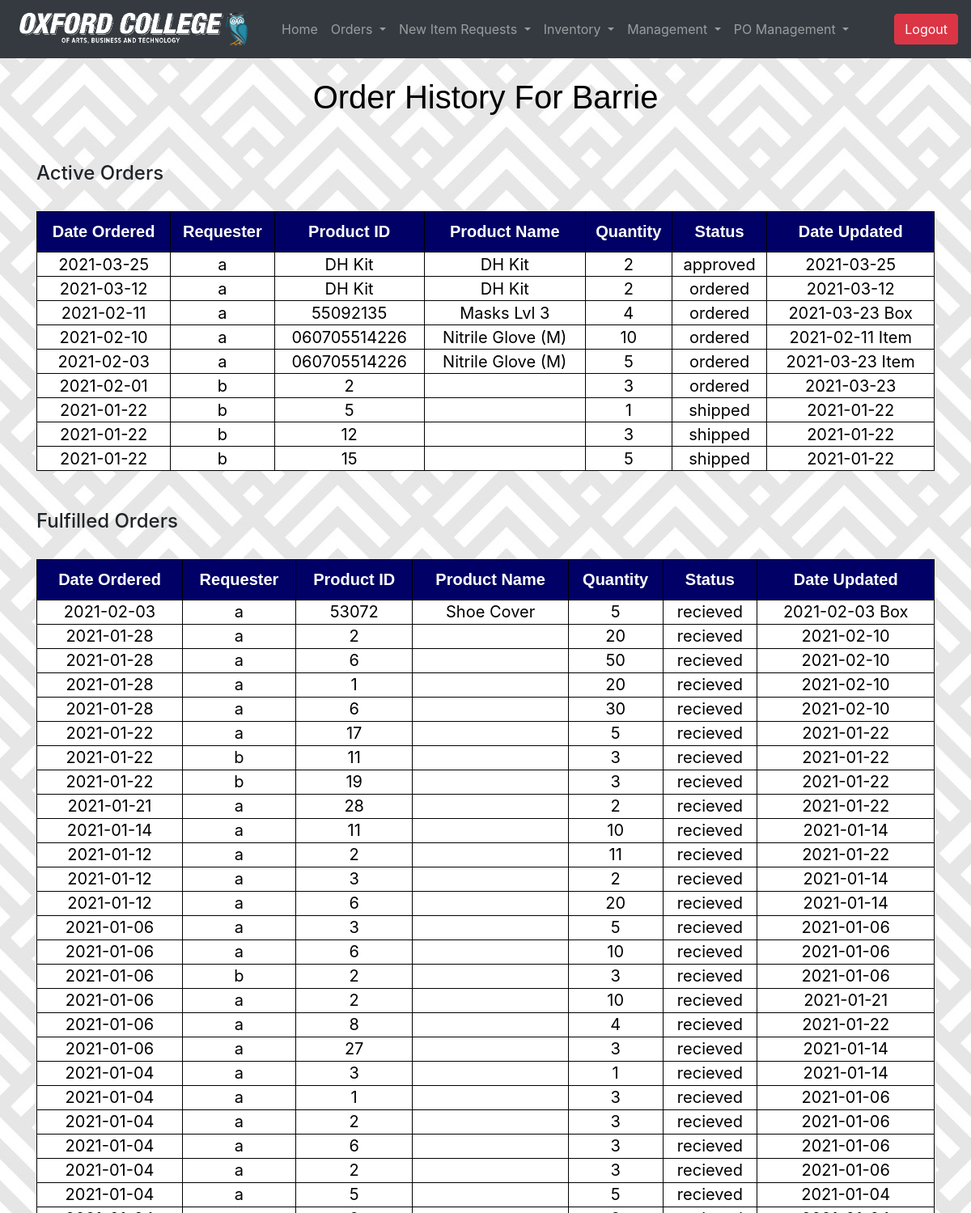
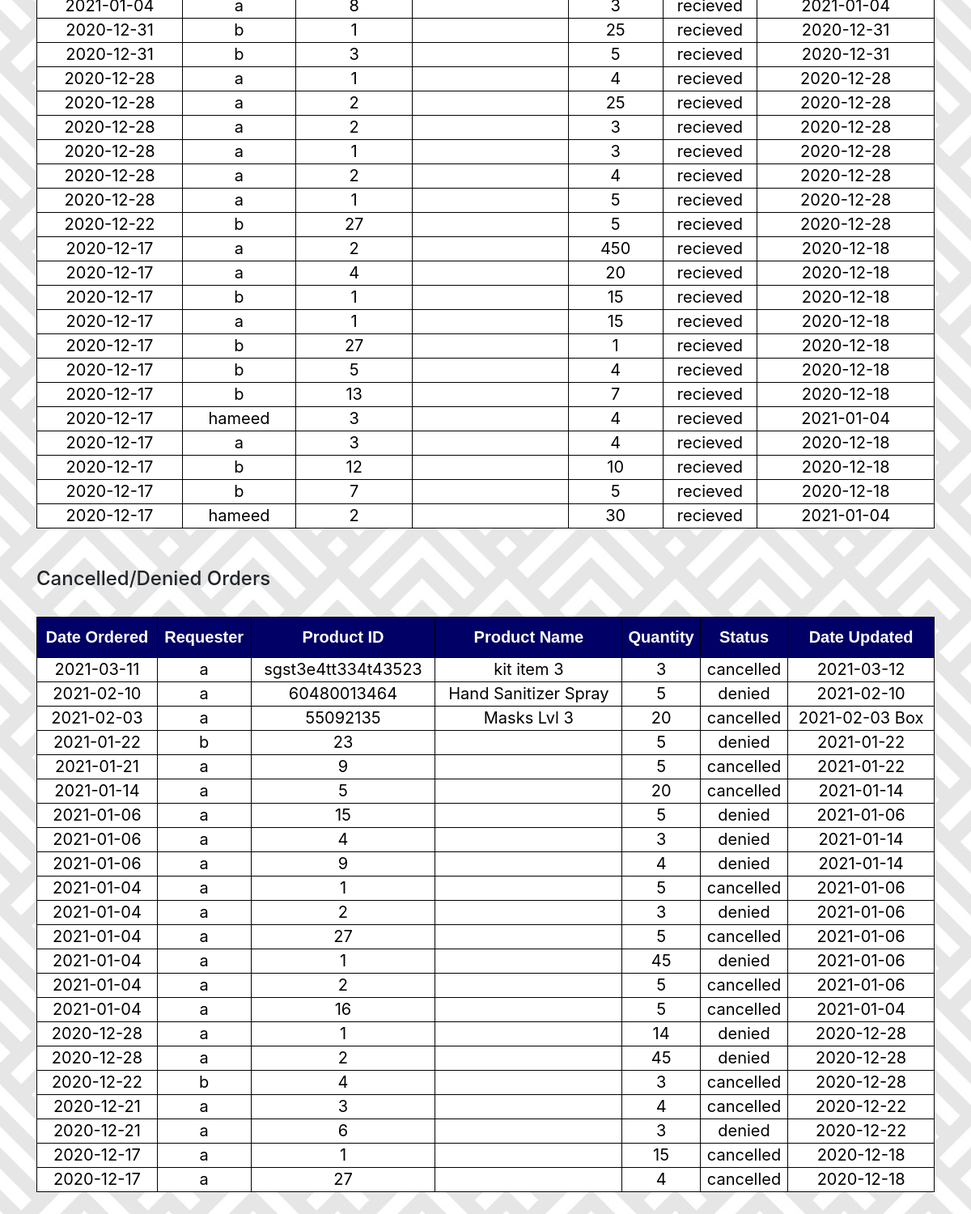
Screenshot of /purchasing/admin/pm_request_history.php?campus=Barrie (signed in) with the database file from the repository (2 pictures, top to bottom).
### tables this page shows
CREATE TABLE IF NOT EXISTS `requests` (
  `id` int(11) NOT NULL AUTO_INCREMENT,
  `r_id` int(11) NOT NULL,
  `username` varchar(255) NOT NULL,
  `campus` varchar(255) NOT NULL,
  `product_id` varchar(99) NOT NULL,
  `supplier` varchar(99) NOT NULL,
  `quantity` int(11) NOT NULL,
  `unit_price` double NOT NULL,
  `status` varchar(255) NOT NULL DEFAULT 'pending',
  `time` timestamp NOT NULL DEFAULT CURRENT_TIMESTAMP,
  `update_time` timestamp NOT NULL DEFAULT CURRENT_TIMESTAMP ON UPDATE CURRENT_TIMESTAMP,
  `comments` text,
  `po_number` int(11) DEFAULT NULL,
  PRIMARY KEY (`id`)
);

### purchasing/admin/pm_request_history.php (the view, shortened to what this page needs)
<?php
  if (isset($_SESSION['loggedin']) && $_SESSION['loggedin'] == true && $_SESSSION['role']='admin') {
    include("pm_topbar.php");
  } else {
    header("Location: C:/wamp64/www/index.php");
    exit();
  }
  $campus = $_GET['campus'];
?>
<html lang="en" dir="ltr">
  <head>
  </head>
  <body>
    <br>
    <h2 class="outside">Order History For <?php echo $campus; ?></h2>
    <br>
    <div class="container">
      <br>
      <h4>Active Orders</h4>
      <br>
      <table style="width: 100%;">
        <?php
          $query = "SELECT username, product_id, quantity, status, DATE(time), DATE(update_time) FROM requests WHERE (status='pending' OR status='approved' OR status='ordered' OR status='couriered' OR status='shipped') AND campus='$campus' ORDER BY time DESC;";
          $result = mysqli_query($conn, $query);
          if (mysqli_num_rows($result) == 0) {
            echo "<h5>No active orders right now</h5>";
          }
          else {
            echo "  <tr>
                      <th>Date Ordered</th>
                      <th>Requester</th>
                      <th>Product ID</th>
                      <th>Product Name</th>
                      <th>Quantity</th>
                      <th>Status</th>
                      <th>Date Updated</th>
                    </tr>";
            $opt = "";
            while ($row = mysqli_fetch_assoc($result)) {
              $pid = $row['product_id'];
              $query = "SELECT name, unit FROM product WHERE product_id='$pid';";
              $result2 = mysqli_query($conn, $query);
              $row2 = mysqli_fetch_assoc($result2);
              $opt .= " <tr>
                          <td>" .$row['DATE(time)']. "</td>
                          <td>" .$row['username']. "</td>
                          <td>$pid</td>
                          <td>" .$row2['name']. "</td>
                          <td>" .$row['quantity']. "</td>
                          <td>" .$row['status']. "</td>
                          <td>" .$row['DATE(update_time)']. " " .$row2['unit']. "</td>
                        </tr>";
            }
            echo $opt;
          }
        ?>
      </table>
      <br>
      <br>
      <h4>Fulfilled Orders</h4>
      <br>
      <table style="width: 100%; border: 1px solid black;">
        <?php
          $query = "SELECT username, product_id, quantity, status, DATE(time), DATE(update_time) FROM requests WHERE status='recieved' AND campus='$campus' ORDER BY time DESC;";
          $result = mysqli_query($conn, $query);
          if (mysqli_num_rows($result) == 0) {
            echo "<h5>No previous orders have been made</h5>";
          }
          else {
            echo "  <tr>
                      <th>Date Ordered</th>
                      <th>Requester</th>
                      <th>Product ID</th>
                      <th>Product Name</th>
                      <th>Quantity</th>
                      <th>Status</th>
                      <th>Date Updated</th>
                    </tr>";
            $opt = "";
            while ($row = mysqli_fetch_assoc($result)) {
              $pid = $row['product_id'];
              $query = "SELECT name, unit FROM product WHERE product_id='$pid';";
              $result2 = mysqli_query($conn, $query);
              $row2 = mysqli_fetch_assoc($result2);
              $opt .= " <tr>
                          <td>" .$row['DATE(time)']. "</td>
                          <td>" .$row['username']. "</td>
                          <td>$pid</td>
                          <td>" .$row2['name']. "</td>
                          <td>" .$row['quantity']. "</td>
                          <td>" .$row['status']. "</td>
                          <td>" .$row['DATE(update_time)']. " " .$row2['unit']. "</td>
                        </tr>";
            }
            echo $opt;
          }
        ?>
      </table>
      <br>
      <br>
      <h4>Cancelled/Denied Orders</h4>
      <br>
      <table style="width: 100%; border: 1px solid black;">
        <?php
          $query = "SELECT username, product_id, quantity, status, DATE(time), DATE(update_time) FROM requests WHERE (status='cancelled' OR status='denied') AND campus='$campus' ORDER BY time DESC;";
          $result = mysqli_query($conn, $query);
          if (mysqli_num_rows($result) == 0) {
            echo "<h5>No previous orders have been made</h5>";
          }
          else {
            echo "  <tr>
                      <th>Date Ordered</th>
                      <th>Requester</th>
                      <th>Product ID</th>
                      <th>Product Name</th>
                      <th>Quantity</th>
                      <th>Status</th>
                      <th>Date Updated</th>
                    </tr>";
            $opt = "";
            while ($row = mysqli_fetch_assoc($result)) {
              $pid = $row['product_id'];
              $query = "SELECT name, unit FROM product WHERE product_id='$pid';";
              $result2 = mysqli_query($conn, $query);
              $row2 = mysqli_fetch_assoc($result2);
              $opt .= " <tr>
                          <td>" .$row['DATE(time)']. "</td>
                          <td>" .$row['username']. "</td>
                          <td>$pid</td>
                          <td>" .$row2['name']. "</td>
                          <td>" .$row['quantity']. "</td>
                          <td>" .$row['status']. "</td>
                          <td>" .$row['DATE(update_time)']. " " .$row2['unit']. "</td>
                        </tr>";
            }
            echo $opt;
          }
        ?>
      </table>
    </div>
    <br><br>
  </body>
</html>

### purchasing/admin/pm_request_history.php (style rules this page uses)
body { margin: 0 auto; background-image: url(../img/bg2.jpg); }
table { border-collapse: collapse; width: 70%; font-size:18px; margin: 0 auto; }
table, th, td { border: 1px solid black; text-align:center; }
th { height: 50px; background: #006; color: #FFF; font-size: 20px; font-family: Tahoma, Geneva, sans-serif; }
td { height: 30px; background: #FFF; color: black; font-size: 20px; }
.outside { font-size: 40px; color: Black; font-family: Tahoma, Geneva, sans-serif; text-align:center; }

### rows the page displays
requests: DATE "2021-03-25", username "a", product "DH Kit", name "DH Kit", quantity "2", status "approved"
requests: DATE "2021-03-12", username "a", product "DH Kit", name "DH Kit", quantity "2", status "ordered"
requests: DATE "2021-02-11", username "a", product "55092135", name "Masks Lvl 3", quantity "4", status "ordered", DATE "2021-03-23", unit "Box"
requests: DATE "2021-02-10", username "a", product "060705514226", name "Nitrile Glove (M)", quantity "10", status "ordered", DATE "2021-02-11", unit "Item"
requests: DATE "2021-02-03", username "a", product "060705514226", name "Nitrile Glove (M)", quantity "5", status "ordered", DATE "2021-03-23", unit "Item"
requests: DATE "2021-02-01", username "b", product "2", quantity "3", status "ordered", DATE "2021-03-23"
requests: DATE "2021-01-22", username "b", product "5", quantity "1", status "shipped"
requests: DATE "2021-01-22", username "b", product "12", quantity "3", status "shipped"
requests: DATE "2021-01-22", username "b", product "15", quantity "5", status "shipped"
requests: DATE "2021-03-11", username "a", product "sgst3e4tt334t43523", name "kit item 3", quantity "3", status "cancelled", DATE "2021-03-12"
requests: DATE "2021-02-10", username "a", product "60480013464", name "Hand Sanitizer Spray", quantity "5", status "denied"
requests: DATE "2021-02-03", username "a", product "55092135", name "Masks Lvl 3", quantity "20", status "cancelled", unit "Box"
requests: DATE "2021-01-22", username "b", product "23", quantity "5", status "denied"
requests: DATE "2021-01-21", username "a", product "9", quantity "5", status "cancelled", DATE "2021-01-22"
requests: DATE "2021-01-14", username "a", product "5", quantity "20", status "cancelled"
requests: DATE "2021-01-06", username "a", product "15", quantity "5", status "denied"
requests: DATE "2021-01-06", username "a", product "4", quantity "3", status "denied", DATE "2021-01-14"
requests: DATE "2021-01-06", username "a", product "9", quantity "4", status "denied", DATE "2021-01-14"
requests: DATE "2021-01-04", username "a", product "1", quantity "5", status "cancelled", DATE "2021-01-06"
requests: DATE "2021-01-04", username "a", product "2", quantity "3", status "denied", DATE "2021-01-06"
requests: DATE "2021-01-04", username "a", product "27", quantity "5", status "cancelled", DATE "2021-01-06"
requests: DATE "2021-01-04", username "a", product "1", quantity "45", status "denied", DATE "2021-01-06"
requests: DATE "2021-01-04", username "a", product "2", quantity "5", status "cancelled", DATE "2021-01-06"
requests: DATE "2021-01-04", username "a", product "16", quantity "5", status "cancelled"
requests: DATE "2020-12-28", username "a", product "1", quantity "14", status "denied"
requests: DATE "2020-12-28", username "a", product "2", quantity "45", status "denied"
requests: DATE "2020-12-22", username "b", product "4", quantity "3", status "cancelled", DATE "2020-12-28"
requests: DATE "2020-12-21", username "a", product "3", quantity "4", status "cancelled", DATE "2020-12-22"
requests: DATE "2020-12-21", username "a", product "6", quantity "3", status "denied", DATE "2020-12-22"
requests: DATE "2020-12-17", username "a", product "1", quantity "15", status "cancelled", DATE "2020-12-18"
requests: DATE "2020-12-17", username "a", product "27", quantity "4", status "cancelled", DATE "2020-12-18"

### other values shown
$campus "Barrie"
$row['DATE(time)'] "2021-02-03"
$row['username'] "a"
$pid "53072"
$row2['name'] "Shoe Cover"
$row['quantity'] "5"
$row['status'] "recieved"
$row['DATE(update_time)'] "2021-02-03"
$row2['unit'] "Box"
$row['DATE(time)'] "2021-01-28"
$pid "2"
$row['quantity'] "20"
$row['DATE(update_time)'] "2021-02-10"
$pid "6"
$row['quantity'] "50"
